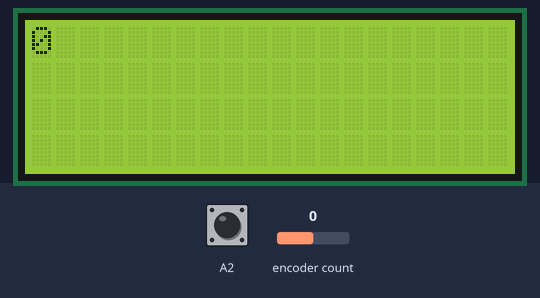
Bench run of a sketch on a simulated Arduino Uno, built with avr-gcc and run on an emulated ATmega328P. On the bench: 20×4 character LCD. The inputs (shaded band) are chosen by the test bench; at power-on: encoder count 0, A2 HIGH. What the sketch prints to the serial monitor is not drawn.

Above: at 1.2 s.
1.3 s: encoder count set to 1
At 2.4 s:
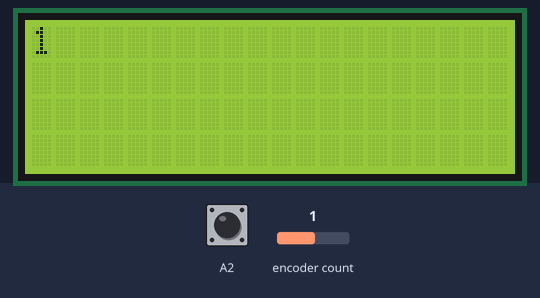
2.8 s: A2 pulled LOW for 0.15 s
5.0 s: A2 pulled LOW for 3.2 s
9.7 s: A2 pulsed LOW 2 times (0.12 s each, 0.3 s apart)
At 11.2 s:
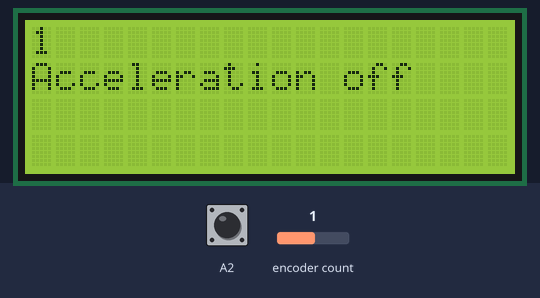
11.8 s: encoder count set to 2
13.3 s: A2 driven LOW
Timing chart, 0 to 16.3 s (numbered marks = the images above; inputs shaded):
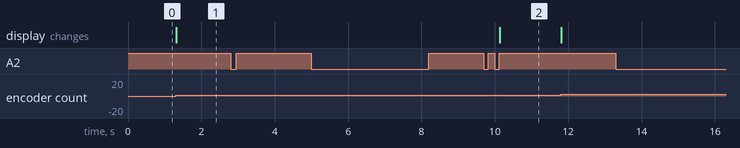

Measured:
- after the input at 1.3 s, the display: changes at once (image 1)
- after the input at 2.8 s, every drawn part: stays the same
- after the input at 5.0 s, every drawn part: stays the same
- after the input at 9.7 s, the display: changes after 0.44 s (image 2)
- after the input at 13.3 s, every drawn part: stays the same

The sketch:

ClickEncoderTest.ino
```cpp
#define WITH_LCD 1

#include "ClickEncoder.h"
#include <TimerOne.h>

#ifdef WITH_LCD
#include <LiquidCrystal_I2C.h>

#define LCD_RS       8
#define LCD_RW       9
#define LCD_EN      10
#define LCD_D4       4
#define LCD_D5       5
#define LCD_D6       6
#define LCD_D7       7

#define LCD_CHARS   20
#define LCD_LINES    4

//LiquidCrystal lcd(LCD_RS, LCD_RW, LCD_EN, LCD_D4, LCD_D5, LCD_D6, LCD_D7);
LiquidCrystal_I2C lcd(0x3F, 20, 4);
#endif

ClickEncoder *encoder;
int16_t last, value;

void timerIsr() {
  encoder->service();
}

#ifdef WITH_LCD
void displayAccelerationStatus() {
  lcd.setCursor(0, 1);
  lcd.print("Acceleration ");
  lcd.print(encoder->getAccelerationEnabled() ? "on " : "off");
}
#endif

void setup() {
  Serial.begin(9600);
  encoder = new ClickEncoder(A1, A0, A2);

#ifdef WITH_LCD
//  lcd.begin(LCD_CHARS, LCD_LINES);
//  lcd.clear();
  displayAccelerationStatus();
  lcd.begin();
    lcd.backlight();
    lcd.clear();
    lcd.setCursor(0,0);
#endif

  Timer1.initialize(1000);
  Timer1.attachInterrupt(timerIsr);

  last = -1;
}

void loop() {
  value += encoder->getValue();

  if (value != last) {
    last = value;
    Serial.print("Encoder Value: ");
    Serial.println(value);
#ifdef WITH_LCD
    lcd.setCursor(0, 0);
    lcd.print("         ");
    lcd.setCursor(0, 0);
    lcd.print(value);
#endif
  }

  ClickEncoder::Button b = encoder->getButton();
  if (b != ClickEncoder::Open) {
    Serial.print("Button: ");
    #define VERBOSECASE(label) case label: Serial.println(#label); break;
    switch (b) {
      VERBOSECASE(ClickEncoder::Pressed);
      VERBOSECASE(ClickEncoder::Held)
      VERBOSECASE(ClickEncoder::Released)
      VERBOSECASE(ClickEncoder::Clicked)
      case ClickEncoder::DoubleClicked:
          Serial.println("ClickEncoder::DoubleClicked");
          encoder->setAccelerationEnabled(!encoder->getAccelerationEnabled());
          Serial.print("  Acceleration is ");
          Serial.println((encoder->getAccelerationEnabled()) ? "enabled" : "disabled");
#ifdef WITH_LCD
          displayAccelerationStatus();
#endif
        break;
    }
  }
}
```
